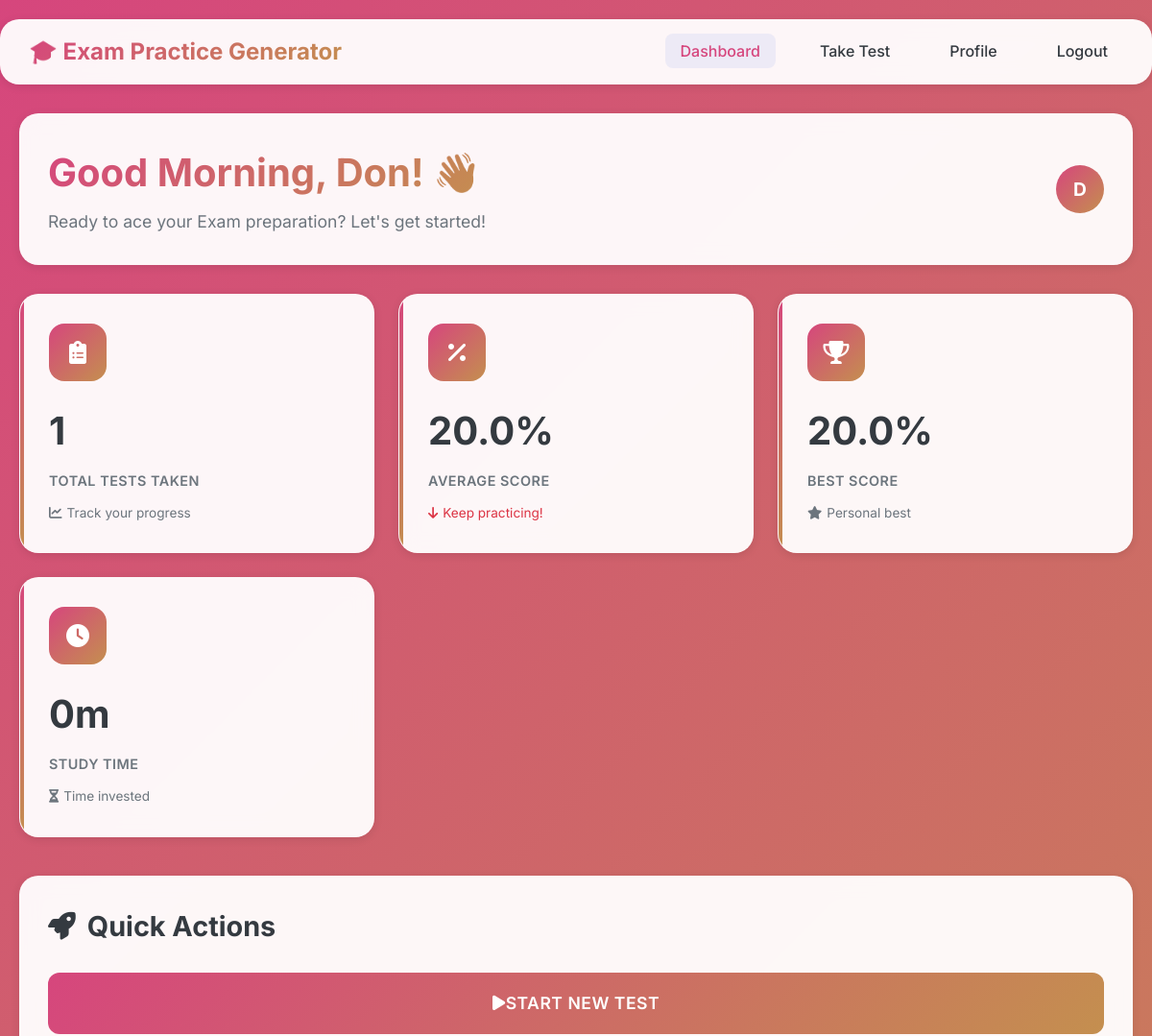
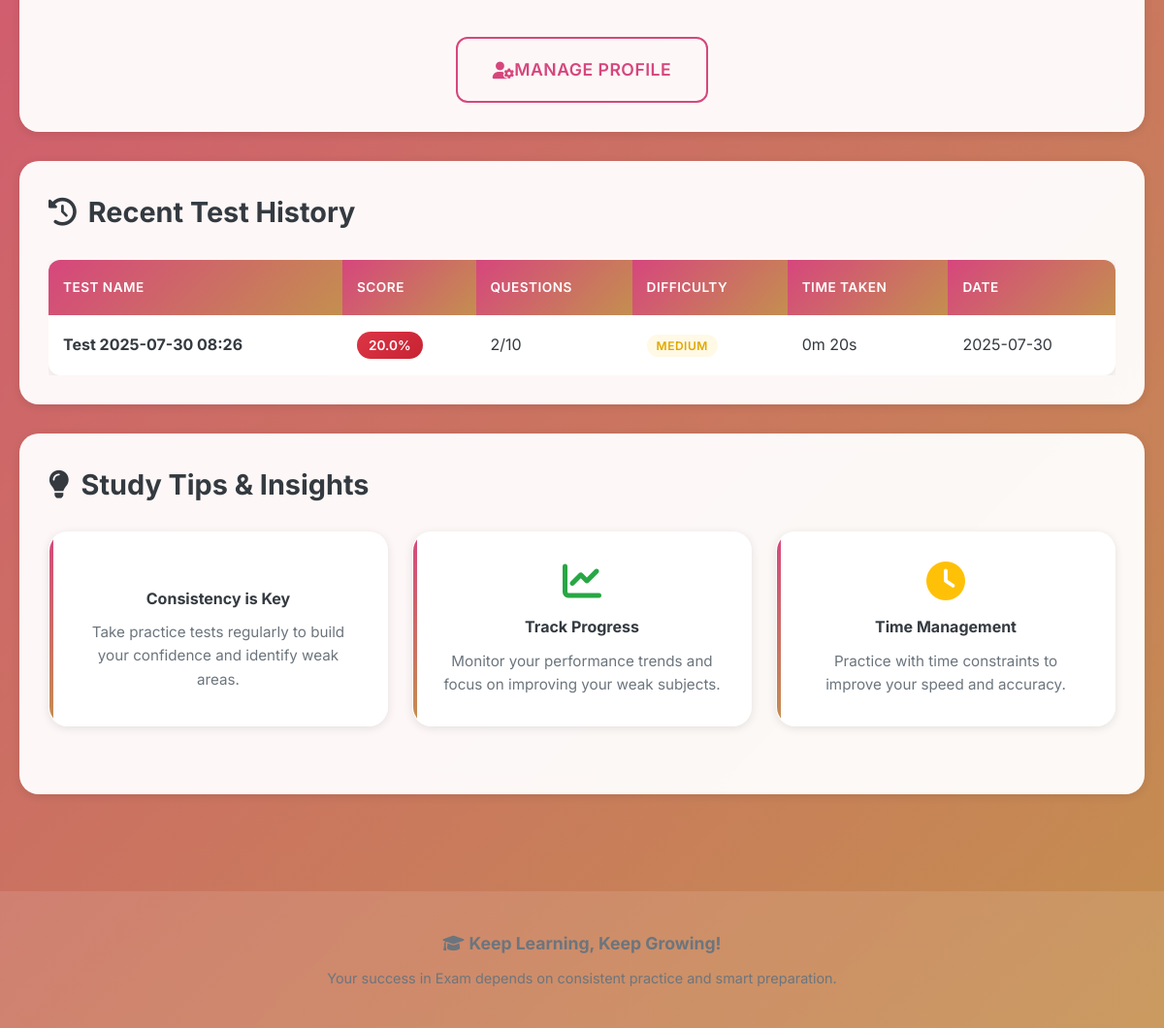
/dashboard (signed in), run on the app's committed database (2 pictures, top to bottom).
### tables this page shows
CREATE TABLE test_history (
            id INTEGER PRIMARY KEY AUTOINCREMENT,
            user_id INTEGER NOT NULL,
            test_name TEXT,
            total_questions INTEGER,
            correct_answers INTEGER,
            score_percentage REAL,
            time_taken INTEGER,
            difficulty TEXT,
            created_at TIMESTAMP DEFAULT CURRENT_TIMESTAMP,
            FOREIGN KEY (user_id) REFERENCES users (id)
        );

### app.py (the view)
@app.route('/dashboard')
@login_required
def dashboard():
    conn = get_db_connection()
    test_history = conn.execute(
        '''SELECT * FROM test_history
           WHERE user_id = ?
           ORDER BY created_at DESC
           LIMIT 10''',
        (session['user_id'],)
    ).fetchall()
    stats = conn.execute(
        '''SELECT
           COUNT(*) as total_tests,
           AVG(score_percentage) as avg_score,
           MAX(score_percentage) as best_score,
           SUM(time_taken) as total_time
           FROM test_history
           WHERE user_id = ?''',
        (session['user_id'],)
    ).fetchone()
    conn.close()
    return render_template('dashboard.html', test_history=test_history, stats=stats)

### app.py (called while the page is built)
def get_db_connection():
    conn = sqlite3.connect('gate_app.db')
    conn.row_factory = sqlite3.Row
    return conn

def login_required(f):
    from functools import wraps
    @wraps(f)
    def decorated_function(*args, **kwargs):
        if 'user_id' not in session:
            return redirect(url_for('login'))
        return f(*args, **kwargs)
    return decorated_function

### templates/dashboard.html (shortened to what this page needs)
<!DOCTYPE html>
<html lang="en">
<head>
    <link rel="stylesheet" href="{{ url_for('static', filename='css/styles.css') }}">
    <link rel="stylesheet" href="https://cdnjs.cloudflare.com/ajax/libs/font-awesome/6.0.0/css/all.min.css">
</head>
<body>
    <nav class="navbar">
        <a href="{{ url_for('dashboard') }}" class="nav-brand">
            🎓 Exam Practice Generator
        </a>
        <ul class="nav-menu">
            <li><a href="{{ url_for('dashboard') }}" class="active">Dashboard</a></li>
            <li><a href="{{ url_for('test_page') }}">Take Test</a></li>
            <li><a href="{{ url_for('profile') }}">Profile</a></li>
            <li><a href="{{ url_for('logout') }}">Logout</a></li>
        </ul>
    </nav>
    <div class="dashboard-container">
        <div class="dashboard-header">
            <div class="welcome-text">
                <h1>Welcome, {{ session.full_name }}! 👋</h1>
                <p>Ready to ace your Exam preparation? Let's get started!</p>
            </div>
            <div class="header-actions">
                <div class="user-avatar">
                    {{ session.full_name[0].upper() }}
                </div>
            </div>
        </div>
        <div class="stats-grid">
            <div class="stat-card">
                <div class="stat-icon">
                    <i class="fas fa-clipboard-list"></i>
                </div>
                <div class="stat-value">{{ stats.total_tests or 0 }}</div>
                <div class="stat-label">Total Tests Taken</div>
                <div class="stat-trend trend-neutral">
                    <i class="fas fa-chart-line"></i>
                    Track your progress
                </div>
            </div>
            <div class="stat-card">
                <div class="stat-icon">
                    <i class="fas fa-percentage"></i>
                </div>
                <div class="stat-value">{{ "%.1f"|format(stats.avg_score or 0) }}%</div>
                <div class="stat-label">Average Score</div>
                <div class="stat-trend {% if stats.avg_score and stats.avg_score >= 70 %}trend-up{% elif stats.avg_score and stats.avg_score >= 50 %}trend-neutral{% else %}trend-down{% endif %}">
                    <i class="fas fa-{% if stats.avg_score and stats.avg_score >= 70 %}arrow-up{% elif stats.avg_score and stats.avg_score >= 50 %}minus{% else %}arrow-down{% endif %}"></i>
                    {% if stats.avg_score and stats.avg_score >= 70 %}Excellent!{% elif stats.avg_score and stats.avg_score >= 50 %}Good progress{% else %}Keep practicing!{% endif %}
                </div>
            </div>
            <div class="stat-card">
                <div class="stat-icon">
                    <i class="fas fa-trophy"></i>
                </div>
                <div class="stat-value">{{ "%.1f"|format(stats.best_score or 0) }}%</div>
                <div class="stat-label">Best Score</div>
                <div class="stat-trend {% if stats.best_score and stats.best_score >= 80 %}trend-up{% else %}trend-neutral{% endif %}">
                    <i class="fas fa-star"></i>
                    Personal best
                </div>
            </div>
            <div class="stat-card">
                <div class="stat-icon">
                    <i class="fas fa-clock"></i>
                </div>
                <div class="stat-value">
                    {% if stats.total_time %}
                        {% set minutes = ((stats.total_time % 3600) // 60) %}
                        {% if hours > 0 %}{{ hours }}h {% endif %}{{ minutes }}m
                    {% else %}
                        0m
                    {% endif %}
                </div>
                <div class="stat-label">Study Time</div>
                <div class="stat-trend trend-neutral">
                    <i class="fas fa-hourglass-half"></i>
                    Time invested
                </div>
            </div>
        </div>
        <div class="history-section">
            <h2 class="section-title">
                <i class="fas fa-rocket"></i>
                Quick Actions
            </h2>
            <div class="action-buttons">
                <a href="{{ url_for('test_page') }}" class="btn btn-primary btn-large">
                    <i class="fas fa-play"></i>
                    Start New Test
                </a>
                <a href="{{ url_for('profile') }}" class="btn btn-outline btn-large">
                    <i class="fas fa-user-cog"></i>
                    Manage Profile
                </a>
            </div>
        </div>
        <div class="history-section">
            <h2 class="section-title">
                <i class="fas fa-history"></i>
                Recent Test History
            </h2>
            {% if test_history %}
                <div style="overflow-x: auto;">
                    <table class="history-table">
                        <thead>
                            <tr>
                                <th>Test Name</th>
                                <th>Score</th>
                                <th>Questions</th>
                                <th>Difficulty</th>
                                <th>Time Taken</th>
                                <th>Date</th>
                            </tr>
                        </thead>
                        <tbody>
                            {% for test in test_history %}
                                <tr>
                                    <td>
                                        <strong>{{ test.test_name or 'Practice Test' }}</strong>
                                    </td>
                                    <td>
                                        <span class="score-badge {% if test.score_percentage >= 80 %}score-excellent{% elif test.score_percentage >= 60 %}score-good{% elif test.score_percentage >= 40 %}score-average{% else %}score-poor{% endif %}">
                                            {{ "%.1f"|format(test.score_percentage) }}%
                                        </span>
                                    </td>
                                    <td>{{ test.correct_answers }}/{{ test.total_questions }}</td>
                                    <td>
                                        <span class="difficulty-badge difficulty-{{ test.difficulty }}">
                                            {{ test.difficulty.title() }}
                                        </span>
                                    </td>
                                    <td>
                                        {% if test.time_taken %}
                                            {% set minutes = (test.time_taken // 60) %}
                                            {% set seconds = (test.time_taken % 60) %}
                                            {{ minutes }}m {{ seconds }}s
                                        {% else %}
                                            N/A
                                        {% endif %}
                                    </td>
                                    <td>{{ test.created_at.split(' ')[0] if test.created_at else 'N/A' }}</td>
                                </tr>
                            {% endfor %}
                        </tbody>
                    </table>
                </div>
            {% endif %}
        </div>
        <div class="history-section">
            <h2 class="section-title">
                <i class="fas fa-lightbulb"></i>
                Study Tips & Insights
            </h2>
            <div class="stats-grid">
                <div class="stat-card">
                    <div style="text-align: center;">
                        <h4 style="color: var(--darker-color); margin-bottom: 10px;">Consistency is Key</h4>
                        <p style="color: #6c757d; font-size: 0.95rem; line-height: 1.6;">
                            Take practice tests regularly to build your confidence and identify weak areas.
                        </p>
                    </div>
                </div>
                <div class="stat-card">
                    <div style="text-align: center;">
                        <i class="fas fa-chart-line" style="font-size: 2.5rem; color: var(--success-color); margin-bottom: 15px;"></i>
                        <h4 style="color: var(--darker-color); margin-bottom: 10px;">Track Progress</h4>
                        <p style="color: #6c757d; font-size: 0.95rem; line-height: 1.6;">
                            Monitor your performance trends and focus on improving your weak subjects.
                        </p>
                    </div>
                </div>
                <div class="stat-card">
                    <div style="text-align: center;">
                        <i class="fas fa-clock" style="font-size: 2.5rem; color: var(--warning-color); margin-bottom: 15px;"></i>
                        <h4 style="color: var(--darker-color); margin-bottom: 10px;">Time Management</h4>
                        <p style="color: #6c757d; font-size: 0.95rem; line-height: 1.6;">
                            Practice with time constraints to improve your speed and accuracy.
                        </p>
                    </div>
                </div>
            </div>
        </div>
    </div>
    <footer style="text-align: center; padding: 40px 20px; color: #6c757d; background: rgba(255,255,255,0.1); margin-top: 50px;">
        <p style="font-size: 1.1rem; margin-bottom: 10px;">
            <i class="fas fa-graduation-cap"></i>
            <strong>Keep Learning, Keep Growing!</strong>
        </p>
        <p style="font-size: 0.9rem;">
            Your success in Exam depends on consistent practice and smart preparation.
        </p>
    </footer>
</body>
</html>

### data on the page
test_history: test_name "Test 2025-07-30 08:26", score_percentage "20.0", correct_answers "2", total_questions "10", difficulty "MEDIUM", minutes "0", time_taken "20", created_at "2025-07-30"

### other printed values
{{ session.full_name }} "Don"
{{ session.full_name[0].upper() }} "D"
{{ stats.total_tests or 0 }} "1"
{{ "%.1f"|format(stats.avg_score or 0) }} "20.0"
{{ "%.1f"|format(stats.best_score or 0) }} "20.0"
{{ minutes }} "0"
